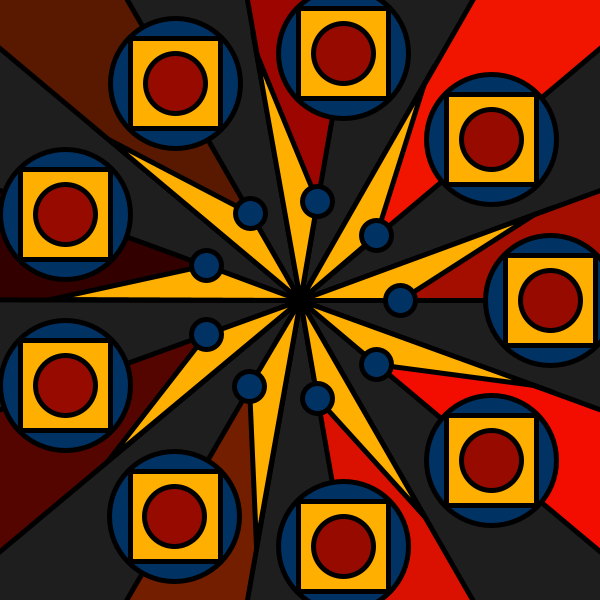
Frame 1 (no input)
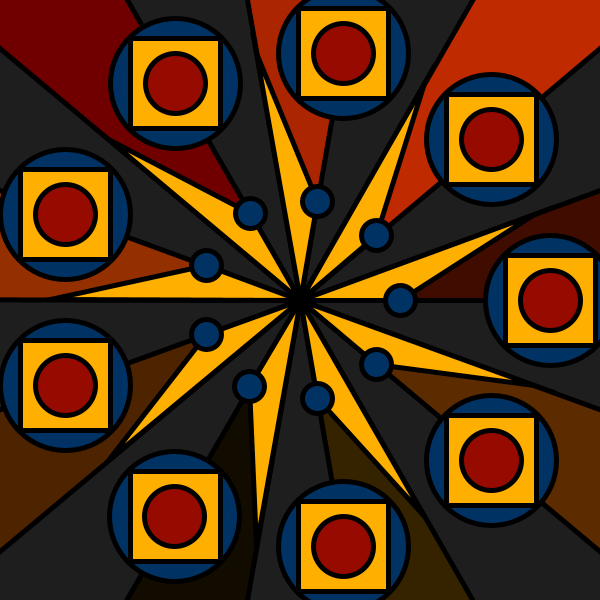
Frame 60 (the mouse pressed at the canvas centre just before this capture)
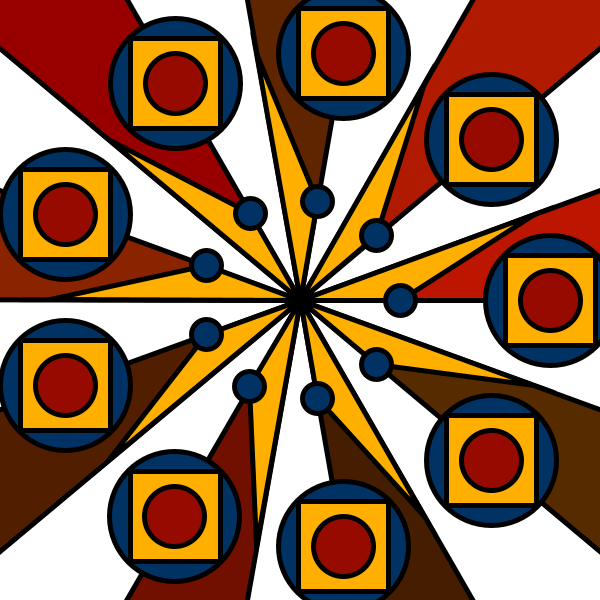
Frame 120 (the mouse held since frame 60 and released just before this capture)

The Processing sketch that drew these frames (run headless with seeded random() and noise(); from frame 60 on, the mouse is pressed at the canvas centre):

// Processing sketch: processing_70225
// ── processing_70225.pde

int rad = 500;
int ballSize = 20;
int angle = 0;
int colorBlack = 30;

void setup() {
  size(600, 600);
  smooth();
}

void draw() {
  frameRate(5);
  background(colorBlack);
  translate(width/2, height/2);
  
  

  for ( int inc=0; inc < 360; inc +=40) {
    //we use the increment to add to the angle
    //every frame it will be incremented by 10
    float angle1 = radians(inc);
    float angle2 = radians(inc-20);
    
    float x = cos(angle1) * rad;
    float y = sin (angle1) * rad;
    
    float x2 = cos(angle2) * rad;
    float y2 = sin (angle2) * rad;
    
    strokeWeight(5);
    stroke(0);
    fill(random(255),random(55),0);
    triangle (x,y, x2, y2, 0, 0);
    
    strokeWeight(5);
    stroke(0);
    fill(255,175,0);
    triangle (x/5,y/5, x2/2, y2/2, 0, 0); 
    
    strokeWeight(5);
    stroke(0);
    fill(0,50,100);
    ellipse (x/5,y/5, 30, 30); 
    
    strokeWeight(5);
    stroke(0);
    fill(0,50,100);
    ellipse (x/2,y/2, 130, 130); 
    
    rectMode(CENTER);
    strokeWeight(5);
    stroke(0);
    fill(255,175,0);
    rect (x/2,y/2, 90, 90);
    
    strokeWeight(5);
    stroke(0);
    fill(150,10,0);
    ellipse (x/2,y/2, 60, 60); 
    
    
    
    
    
    
    
  }
  if(mousePressed){
    frameRate(100);
    colorBlack = 255;
  }
  else{
    colorBlack = 30;
  }
   
 
}
